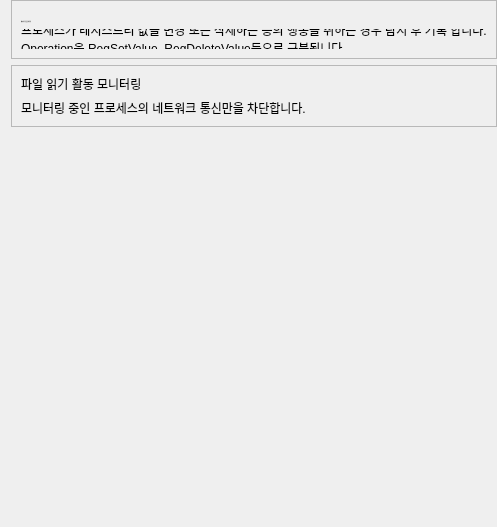
                      <widget class="QWidget" name="tab_history">
                       <property name="styleSheet">
                        <string notr="true"/>
                       </property>
                       <attribute name="title">
                        <string>히스토리 추적</string>
                       </attribute>
                       <layout class="QVBoxLayout" name="verticalLayout_14">
                        <property name="topMargin">
                         <number>0</number>
                        </property>
                        <property name="rightMargin">
                         <number>0</number>
                        </property>
                        <property name="bottomMargin">
                         <number>0</number>
                        </property>
                        <item>
                         <widget class="QFrame" name="frame_2">
                          <property name="maximumSize">
                           <size>
                            <width>16777215</width>
                            <height>100</height>
                           </size>
                          </property>
                          <property name="frameShape">
                           <enum>QFrame::StyledPanel</enum>
                          </property>
                          <property name="frameShadow">
                           <enum>QFrame::Raised</enum>
                          </property>
                          <layout class="QVBoxLayout" name="verticalLayout_3">
                           <item>
                            <spacer name="verticalSpacer_2">
                             <property name="orientation">
                              <enum>Qt::Vertical</enum>
                             </property>
                             <property name="sizeType">
                              <enum>QSizePolicy::Maximum</enum>
                             </property>
                             <property name="sizeHint" stdset="0">
                              <size>
                               <width>20</width>
                               <height>10</height>
                              </size>
                             </property>
                            </spacer>
                           </item>
                           <item>
                            <widget class="QLabel" name="title">
                             <property name="maximumSize">
                              <size>
                               <width>16777215</width>
                               <height>20</height>
                              </size>
                             </property>
                             <property name="font">
                              <font>
                               <family>SUIT Medium</family>
                               <pointsize>-1</pointsize>
                               <weight>50</weight>
                               <italic>false</italic>
                               <bold>false</bold>
                              </font>
                             </property>
                             <property name="text">
                              <string>레지스트리  값 모니터링</string>
                             </property>
                            </widget>
                           </item>
                           <item>
                            <widget class="QLabel" name="content">
                             <property name="maximumSize">
                              <size>
                               <width>16777215</width>
                               <height>20</height>
                              </size>
                             </property>
                             <property name="text">
                              <string>프로세스가 레지스트리 값을 변경 또는 삭제하는 등의 행동을 취하는 경우 탐지 후 기록 합니다.
Operation은 RegSetValue, RegDeleteValue등으로 구분됩니다</string>
                             </property>
                            </widget>
                           </item>
                          </layout>
                         </widget>
                        </item>
                        <item>
                         <widget class="QFrame" name="frame_3">
                          <property name="maximumSize">
                           <size>
                            <width>16777215</width>
                            <height>100</height>
                           </size>
                          </property>
                          <property name="frameShape">
                           <enum>QFrame::StyledPanel</enum>
                          </property>
                          <property name="frameShadow">
                           <enum>QFrame::Raised</enum>
                          </property>
                          <layout class="QVBoxLayout" name="verticalLayout_6">
                           <item>
                            <widget class="QLabel" name="title_2">
                             <property name="maximumSize">
                              <size>
                               <width>16777215</width>
                               <height>20</height>
                              </size>
                             </property>
                             <property name="text">
                              <string>파일 읽기 활동 모니터링</string>
                             </property>
                            </widget>
                           </item>
                           <item>
                            <widget class="QLabel" name="content_2">
                             <property name="maximumSize">
                              <size>
                               <width>16777215</width>
                               <height>20</height>
                              </size>
                             </property>
                             <property name="text">
                              <string>모니터링 중인 프로세스의 네트워크 통신만을 차단합니다.</string>
                             </property>
                            </widget>
                           </item>
                          </layout>
                         </widget>
                        </item>
                        <item>
                         <spacer name="verticalSpacer">
                          <property name="orientation">
                           <enum>Qt::Vertical</enum>
                          </property>
                          <property name="sizeType">
                           <enum>QSizePolicy::Maximum</enum>
                          </property>
                          <property name="sizeHint" stdset="0">
                           <size>
                            <width>20</width>
                            <height>400</height>
                           </size>
                          </property>
                         </spacer>
                        </item>
                       </layout>
                      </widget>
